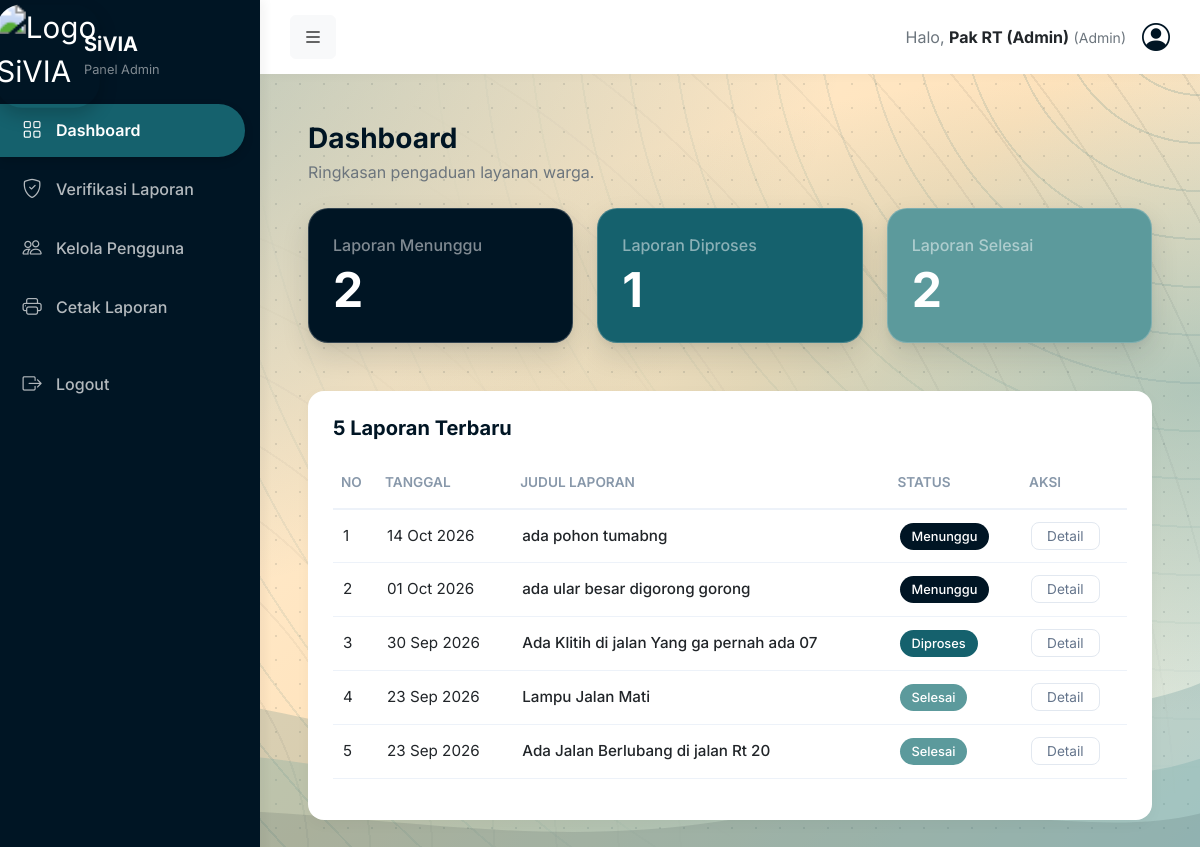
The app's page /dashboard.php (signed in) with its own data.
### tables this page shows
CREATE TABLE `tb_pengaduan` (
  `id_pengaduan` int NOT NULL,
  `id_user` int NOT NULL,
  `tgl_pengaduan` date NOT NULL,
  `judul` varchar(100) NOT NULL,
  `isi_laporan` text NOT NULL,
  `foto` varchar(255) DEFAULT NULL,
  `status` enum('menunggu','diproses','selesai') NOT NULL DEFAULT 'menunggu'
);

### dashboard.php (the view, shortened to what this page needs)
<?php
include 'koneksi.php';
$q_menunggu = mysqli_query($conn, "SELECT COUNT(*) as total FROM tb_pengaduan WHERE status='menunggu'");
$menunggu = mysqli_fetch_assoc($q_menunggu)['total'];
$q_diproses = mysqli_query($conn, "SELECT COUNT(*) as total FROM tb_pengaduan WHERE status='diproses'");
$diproses = mysqli_fetch_assoc($q_diproses)['total'];
$q_selesai = mysqli_query($conn, "SELECT COUNT(*) as total FROM tb_pengaduan WHERE status='selesai'");
$selesai = mysqli_fetch_assoc($q_selesai)['total'];
$q_laporan = mysqli_query($conn, "SELECT * FROM tb_pengaduan ORDER BY tgl_pengaduan DESC LIMIT 5");
?>
<!DOCTYPE html>
<html lang="id">
<head>
    <link href="https://cdn.jsdelivr.net/npm/bootstrap@5.3.0/dist/css/bootstrap.min.css" rel="stylesheet">
    <link rel="stylesheet" href="https://cdn.jsdelivr.net/npm/bootstrap-icons@1.11.1/font/bootstrap-icons.css">
</head>
<body>
<div class="wrapper">
    <nav class="sidebar py-2" id="sidebar">
        <div class="sidebar-brand">
            <img src="logoweb.png" alt="Logo SiVIA" class="my-logo">
            <div class="brand-text ms-2">
                <h5 class="mb-0 fw-bold text-white">SiVIA</h5>
                <small class="text-white-50" style="font-size: 0.8rem;">Panel <?= ucfirst($_SESSION['role']); ?></small>
            </div>
        </div>
        <a href="dashboard.php" class="active">
            <i class="bi bi-grid"></i>
            <span>Dashboard</span>
        </a>
        <?php if ($_SESSION['role'] == 'admin') { ?>
            <a href="verifikasi.php">
                <i class="bi bi-shield-check"></i>
                <span>Verifikasi Laporan</span>
            </a>
            <a href="kelola_pengguna.php">
                <i class="bi bi-people"></i>
                <span>Kelola Pengguna</span>
            </a>
            <a href="cetak.php">
                <i class="bi bi-printer"></i>
                <span>Cetak Laporan</span>
            </a>
        <?php } ?>
        <a href="logout.php">
            <i class="bi bi-box-arrow-right"></i>
            <span>Logout</span>
        </a>
    </nav>
    <div class="main-content">
        <header class="topbar">
            <div>
                <button class="btn btn-light" id="btnToggleSidebar"><i class="bi bi-list fs-5"></i></button>
            </div>
            <div class="d-flex align-items-center">
                <span class="me-3 text-secondary">Halo, <strong class="text-dark"><?= htmlspecialchars($_SESSION['nama']); ?></strong> <small>(<?= ucfirst($_SESSION['role']); ?>)</small></span>
                <i class="bi bi-person-circle fs-3" style="color: var(--warna-1);"></i>
            </div>
        </header>
        <main class="p-4 p-md-5">
            <div class="mb-4">
                <h3 class="fw-bold mb-1" style="color: var(--warna-1);">Dashboard</h3>
                <p class="text-secondary">Ringkasan pengaduan layanan warga.</p>
            </div>
            <div class="row g-4 mb-5">
                <div class="col-md-4">
                    <div class="card card-stat text-white p-4" style="background-color: var(--warna-1);">
                        <p class="mb-1 text-white-50 fw-medium">Laporan Menunggu</p>
                        <h1 class="display-5 fw-bold mb-0"><?= $menunggu; ?></h1>
                    </div>
                </div>
                <div class="col-md-4">
                    <div class="card card-stat text-white p-4" style="background-color: var(--warna-3);">
                        <p class="mb-1 text-white-50 fw-medium">Laporan Diproses</p>
                        <h1 class="display-5 fw-bold mb-0"><?= $diproses; ?></h1>
                    </div>
                </div>
                <div class="col-md-4">
                    <div class="card card-stat text-white p-4" style="background-color: var(--warna-4);">
                        <p class="mb-1 text-white-50 fw-medium">Laporan Selesai</p>
                        <h1 class="display-5 fw-bold mb-0"><?= $selesai; ?></h1>
                    </div>
                </div>
            </div>
            <div class="table-container">
                <h5 class="fw-bold mb-4" style="color: var(--warna-1);">5 Laporan Terbaru</h5>
                <div class="table-responsive">
                    <table class="table table-borderless">
                        <thead>
                            <tr>
                                <th>NO</th>
                                <th>TANGGAL</th>
                                <th>JUDUL LAPORAN</th>
                                <th>STATUS</th>
                                <th>AKSI</th>
                            </tr>
                        </thead>
                        <tbody>
                            <?php
                            $no = 1;
                            if(mysqli_num_rows($q_laporan) > 0) {
                                while($row = mysqli_fetch_assoc($q_laporan)) {
                                    if($row['status'] == 'menunggu') {
                                        $bg_color = 'var(--warna-1)';
                                    } elseif($row['status'] == 'diproses') {
                                        $bg_color = 'var(--warna-3)';
                                    } else {
                                        $bg_color = 'var(--warna-4)';
                                    }
                            ?>
                            <tr>
                                <td><?= $no++; ?></td>
                                <td><?= date('d M Y', strtotime($row['tgl_pengaduan'])); ?></td>
                                <td class="fw-medium"><?= htmlspecialchars($row['judul']); ?></td>
                                <td><span class="badge-status text-white" style="background-color: <?= $bg_color; ?>; text-transform: capitalize;"><?= $row['status']; ?></span></td>
                                <td><a href="detail.php?id=<?= $row['id_pengaduan']; ?>" class="btn-detail">Detail</a></td>
                            </tr>
                            <?php
                                }
                            } else {
                            ?>
                            <tr>
                                <td colspan="5" class="text-center text-muted py-4">Belum ada laporan terbaru.</td>
                            </tr>
                            <?php } ?>
                        </tbody>
                    </table>
                </div>
            </div>
        </main>
    </div>
</div>
</body>
</html>

### dashboard.php (style rules this page uses)
:root { --warna-1: #001524; --warna-2: #0B3A42; --warna-3: #15616D; --warna-4: #5C9A9C; --warna-5: #E7D7C1; --bg-body: #FFECD1; }
body { background-color: #FFECD1; background-image: radial-gradient(rgba(0, 21, 36, 0.10) 1.4px, transparent 1.4px), radial-gradient(ellipse at 0% 0%, rgba(21, 97, 109, 0.35) 0, transparent 50%), radial-gradient(ellipse at 100% 45%, rgba(92, 154, 156, 0.40) 0, transparent 48%), linear-gradient(135deg, #FFF3DE 0%, #FFE3BC 55%, #D3E6E1 100%); background-size: 24px 24px, auto, auto, auto; background-attachment: fixed; font-family: 'Inter', sans-serif; color: #333; overflow-x: hidden; }
.wrapper { display: flex; min-height: 100vh; position: relative; z-index: 1; }
body::before { content: ""; position: fixed; inset: 0; pointer-events: none; z-index: 0; background: repeating-radial-gradient(circle at 100% 0%, transparent 0 46px, rgba(21, 97, 109, 0.16) 46px 48px), repeating-radial-gradient(circle at 0% 100%, transparent 0 60px, rgba(0, 21, 36, 0.08) 60px 62px); -webkit-mask-image: radial-gradient(circle at 100% 0%, #000 0, transparent 55%), radial-gradient(circle at 0% 100%, #000 0, transparent 50%); mask-image: radial-gradient(circle at 100% 0%, #000 0, transparent 55%), radial-gradient(circle at 0% 100%, #000 0, transparent 50%); }
body::after { content: ""; position: fixed; left: 0; bottom: 0; width: 100%; height: 42vh; min-height: 260px; pointer-events: none; z-index: 0; background-repeat: no-repeat; background-size: 100% 100%; }
.sidebar { width: 260px; min-width: 260px; background-color: var(--warna-1); color: white; transition: all 0.3s ease; box-shadow: 4px 0 10px rgba(0,0,0,0.05); z-index: 10; }
.sidebar-brand { display: flex; align-items: center; padding: 20px 20px; transition: all 0.3s ease; }
.my-logo { width: 56px !important; height: 56px !important; min-width: 56px !important; min-height: 56px !important; object-fit: cover !important; border-radius: 14px !important; flex-shrink: 0 !important; transform: scale(1.85) !important; box-shadow: 0 4px 10px rgba(0, 0, 0, 0.2) !important; transition: all 0.3s ease !important; }
.brand-text { white-space: nowrap; transition: all 0.2s ease; }
.sidebar a { color: rgba(255,255,255,0.7); text-decoration: none; padding: 12px 20px !important; display: flex !important; align-items: center !important; font-weight: 500; border-radius: 0 30px 30px 0 !important; margin-right: 15px !important; margin-left: 0 !important; margin-bottom: 6px !important; white-space: nowrap !important; transition: all 0.2s ease; }
.sidebar a.active { background-color: var(--warna-3) !important; color: white !important; font-weight: 600; box-shadow: 0 4px 10px rgba(0,0,0,0.15); }
.sidebar a i { margin-right: 12px !important; font-size: 1.2rem !important; min-width: 24px; text-align: center; }
.main-content { flex-grow: 1; width: 100%; overflow-x: hidden; }
.topbar { background-color: white; padding: 15px 30px; box-shadow: 0 2px 10px rgba(0,0,0,0.03); display: flex; justify-content: space-between; align-items: center; }
.card-stat { border: 1px solid rgba(255, 255, 255, 0.2) !important; border-radius: 20px !important; box-shadow: 0 12px 28px rgba(0, 21, 36, 0.12), 0 4px 10px rgba(0, 0, 0, 0.05) !important; transition: all 0.3s cubic-bezier(0.25, 0.8, 0.25, 1) !important; position: relative; }
.table-container { background: white; border-radius: 16px; padding: 25px; box-shadow: 0 4px 15px rgba(0,0,0,0.03); }
.table thead th { border-bottom: 2px solid #edf2f9; color: #8898aa; font-weight: 600; font-size: 0.85rem; text-transform: uppercase; padding-bottom: 15px; }
.table tbody td { vertical-align: middle; padding: 15px 10px; border-bottom: 1px solid #edf2f9; font-size: 0.95rem; }
.btn-detail { border: 1px solid #e2e8f0; background: transparent; color: #64748b; border-radius: 8px; font-size: 0.85rem; padding: 5px 15px; text-decoration: none; }
.badge-status { padding: 6px 12px; border-radius: 30px; font-weight: 500; font-size: 0.8rem; }

### records on screen
tb_pengaduan: tgl_pengaduan "14 Oct 2026", judul "ada pohon tumabng", status "Menunggu"
tb_pengaduan: tgl_pengaduan "01 Oct 2026", judul "ada ular besar digorong gorong", status "Menunggu"
tb_pengaduan: tgl_pengaduan "30 Sep 2026", judul "Ada Klitih di jalan Yang ga pernah ada 07", status "Diproses"
tb_pengaduan: tgl_pengaduan "23 Sep 2026", judul "Lampu Jalan Mati", status "Selesai"
tb_pengaduan: tgl_pengaduan "23 Sep 2026", judul "Ada Jalan Berlubang di jalan Rt 20", status "Selesai"

### other values on screen
$_SESSION['role'] "Admin"
$_SESSION['nama'] "Pak RT (Admin)"
$menunggu "2"
$diproses "1"
$selesai "2"
